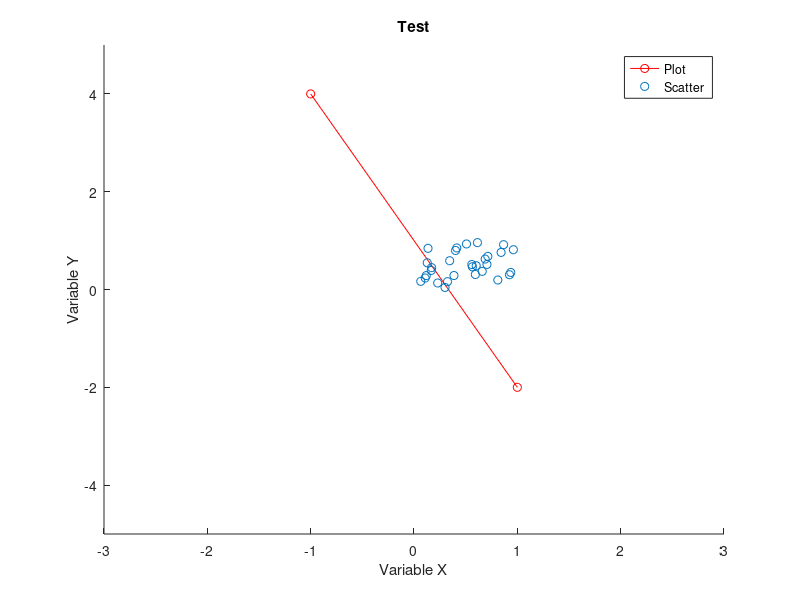

This chart was generated by the following MATLAB code:
figure;
hold on;
h1 = plot([-1 1],[4 -2],'ro-');
h2 = scatter(rand(1,30),rand(1,30),'g.');
axis([-3 3 -5 5]);
xlabel('Variable X');
ylabel('Variable Y');
title('Test');
legend([h1 h2],{'Plot' 'Scatter'});
print('-dpng','test.png');